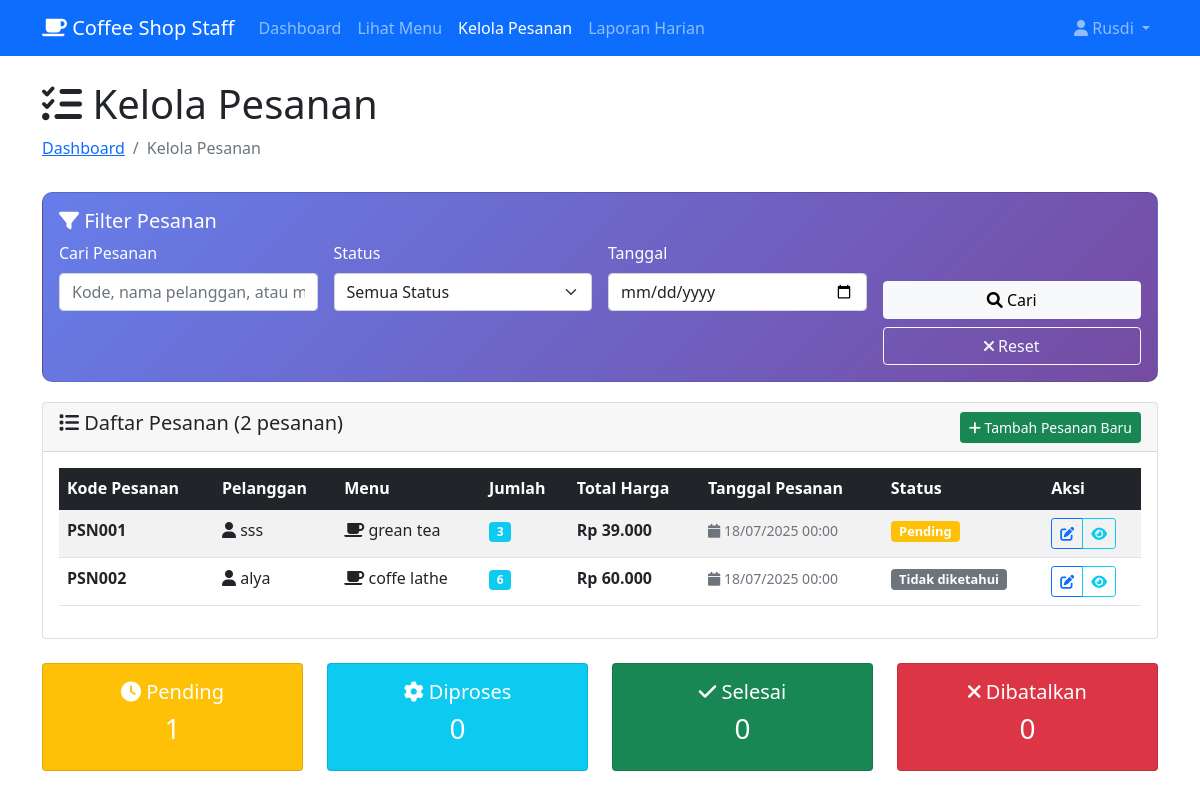
/karyawan/detail_pesanan.php (signed in), run on an earlier commit of the app's database.
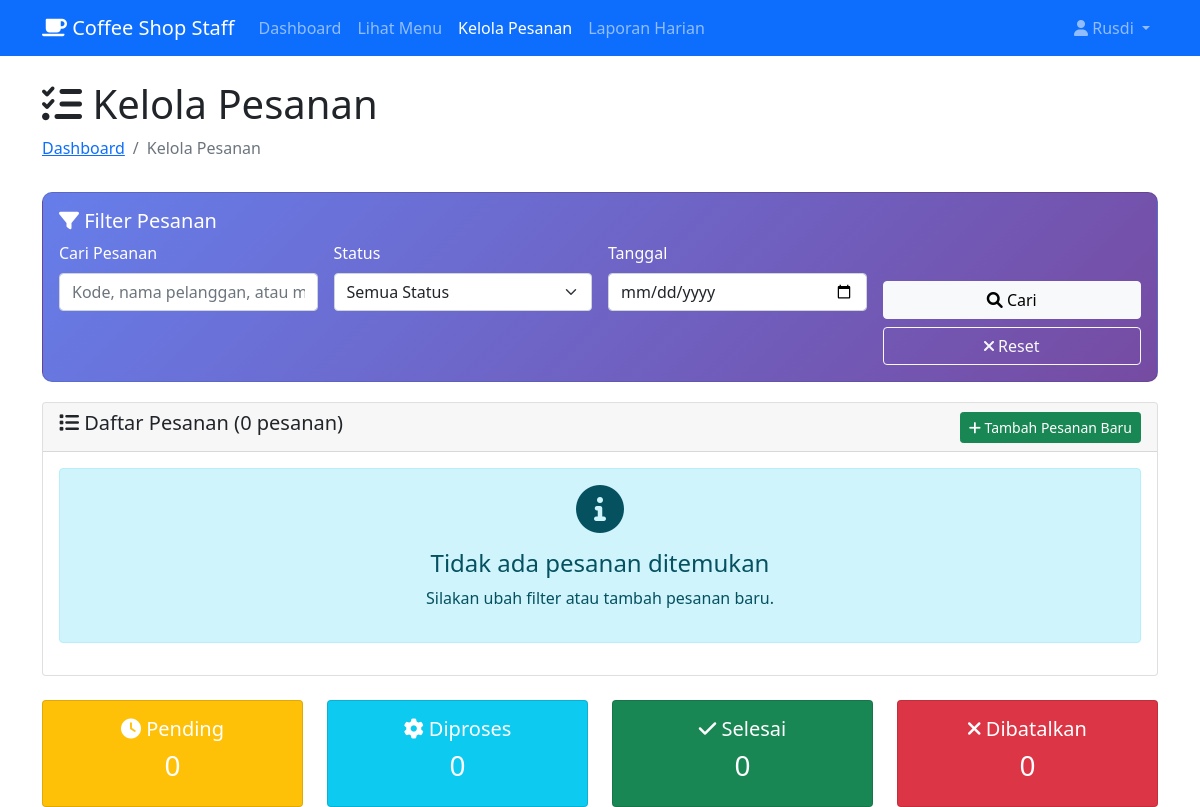
And on a later commit of the database.
### tables this page shows
CREATE TABLE `pesanan` (
  `kode_pesanan` varchar(225) NOT NULL,
  `nama_pelanggan` varchar(100) NOT NULL,
  `kode_menu` varchar(255) NOT NULL,
  `total_harga` decimal(10,2) NOT NULL,
  `tgl_pesanan` datetime DEFAULT NULL ON UPDATE CURRENT_TIMESTAMP,
  `jumlah` int NOT NULL,
  `status_pesanan` varchar(50) DEFAULT NULL
);

CREATE TABLE `menu` (
  `kode_menu` varchar(20) NOT NULL,
  `nama_menu` varchar(100) NOT NULL,
  `kategori` enum('Coffe','Non Coffe') NOT NULL,
  `harga` int NOT NULL,
  `status` enum('available','unavailable','discontinued') DEFAULT 'available',
  `created_at` timestamp NULL DEFAULT CURRENT_TIMESTAMP,
  `stok` int NOT NULL DEFAULT '0'
);

### karyawan/detail_pesanan.php (the view, shortened to what this page needs)
<?php
$database = new Database();
$db = $database->getConnection();
$date_filter = $_GET['date'] ?? '';
$search = isset($_GET['search']) ? trim($_GET['search']) : '';
$query = "SELECT p.*, m.nama_menu
          FROM pesanan p
          LEFT JOIN menu m ON p.kode_menu = m.kode_menu
          WHERE 1=1";
$params = [];
$query .= " ORDER BY p.tgl_pesanan DESC";
$stmt = $db->prepare($query);
$stmt->execute($params);
$orders = $stmt->fetchAll(PDO::FETCH_ASSOC);
$status_options = [
    'pending' => 'Pending',
    'proses' => 'Diproses',
    'selesai' => 'Selesai',
    'batal' => 'Dibatalkan'
];
?>
<!DOCTYPE html>
<html lang="id">
<head>
    <link href="https://cdn.jsdelivr.net/npm/bootstrap@5.1.3/dist/css/bootstrap.min.css" rel="stylesheet" />
    <link href="https://cdnjs.cloudflare.com/ajax/libs/font-awesome/6.0.0/css/all.min.css" rel="stylesheet" />
</head>
<body>
    <nav class="navbar navbar-expand-lg navbar-dark bg-primary">
        <div class="container">
            <a class="navbar-brand" href="dashboard.php">
                <i class="fas fa-coffee"></i> Coffee Shop Staff
            </a>
            <div class="collapse navbar-collapse" id="navbarNav">
                <ul class="navbar-nav me-auto">
                    <li class="nav-item"><a class="nav-link" href="dashboard.php">Dashboard</a></li>
                    <li class="nav-item"><a class="nav-link" href="view_menu.php">Lihat Menu</a></li>
                    <li class="nav-item"><a class="nav-link active" href="pesan_minuman.php">Kelola Pesanan</a></li>
                    <li class="nav-item"><a class="nav-link" href="laporan_harian.php">Laporan Harian</a></li>
                </ul>
                <ul class="navbar-nav">
                    <li class="nav-item dropdown">
                        <a class="nav-link dropdown-toggle" href="#" id="navbarDropdown" role="button"
                           data-bs-toggle="dropdown">
                            <i class="fas fa-user"></i> <?php echo htmlspecialchars($_SESSION['staff_nama'] ?? 'Staff'); ?>
                        </a>
                    </li>
                </ul>
            </div>
        </div>
    </nav>
    <div class="container mt-4">
        <div class="row mb-3">
            <div class="col-md-12">
                <h1><i class="fas fa-tasks"></i> Kelola Pesanan</h1>
                <nav aria-label="breadcrumb">
                    <ol class="breadcrumb">
                        <li class="breadcrumb-item"><a href="dashboard.php">Dashboard</a></li>
                        <li class="breadcrumb-item active" aria-current="page">Kelola Pesanan</li>
                    </ol>
                </nav>
            </div>
        </div>
        <div class="card filter-card">
            <div class="card-body">
                <h5><i class="fas fa-filter"></i> Filter Pesanan</h5>
                <form method="GET" class="row g-3">
                    <div class="col-md-3">
                        <label class="form-label">Cari Pesanan</label>
                        <input type="text" class="form-control" name="search"
                               placeholder="Kode, nama pelanggan, atau menu..."
                               value="<?php echo htmlspecialchars($search); ?>">
                    </div>
                    <div class="col-md-3">
                        <label class="form-label">Status</label>
                        <select class="form-select" name="status">
                            <option value="">Semua Status</option>
                        </select>
                    </div>
                    <div class="col-md-3">
                        <label class="form-label">Tanggal</label>
                        <input type="date" class="form-control" name="date"
                               value="<?php echo htmlspecialchars($date_filter); ?>">
                    </div>
                    <div class="col-md-3 d-grid gap-2">
                        <label class="form-label">&nbsp;</label>
                        <button type="submit" class="btn btn-light">
                            <i class="fas fa-search"></i> Cari
                        </button>
                        <a href="handle_orders.php" class="btn btn-outline-light">
                            <i class="fas fa-times"></i> Reset
                        </a>
                    </div>
                </form>
            </div>
        </div>
        <div class="card mb-4">
            <div class="card-header d-flex justify-content-between align-items-center">
                <h5><i class="fas fa-list"></i> Daftar Pesanan (<?php echo count($orders); ?> pesanan)</h5>
                <a href="pesan_minuman.php" class="btn btn-success btn-sm">
                    <i class="fas fa-plus"></i> Tambah Pesanan Baru
                </a>
            </div>
            <div class="card-body">
                <?php if (empty($orders)): ?>
                    <div class="alert alert-info text-center">
                        <i class="fas fa-info-circle fa-3x mb-3"></i>
                        <h4>Tidak ada pesanan ditemukan</h4>
                        <p>Silakan ubah filter atau tambah pesanan baru.</p>
                    </div>
                <?php else: ?>
                    <div class="table-responsive">
                        <table class="table table-striped table-hover">
                            <thead class="table-dark">
                            <tr>
                                <th>Kode Pesanan</th>
                                <th>Pelanggan</th>
                                <th>Menu</th>
                                <th>Jumlah</th>
                                <th>Total Harga</th>
                                <th>Tanggal Pesanan</th>
                                <th>Status</th>
                                <th>Aksi</th>
                            </tr>
                            </thead>
                            <tbody>
                            <?php foreach ($orders as $order): ?>
                                <?php
                                $kode = isset($order['kode_pesanan']) ? $order['kode_pesanan'] : '';
                                $pelanggan = isset($order['nama_pelanggan']) ? $order['nama_pelanggan'] : '';
                                $menu = isset($order['nama_menu']) ? $order['nama_menu'] : '';
                                $jumlah = isset($order['jumlah']) ? (int)$order['jumlah'] : 0;
                                $total_harga = isset($order['total_harga']) ? (int)$order['total_harga'] : 0;
                                $tgl_pesanan_raw = isset($order['tgl_pesanan']) ? $order['tgl_pesanan'] : '';
                                $tgl_pesanan = $tgl_pesanan_raw ? date('d/m/Y H:i', strtotime($tgl_pesanan_raw)) : '';
                                $status_pesanan = isset($order['status_pesanan']) ? $order['status_pesanan'] : '';
                                $status_class = 'secondary';
                                switch ($status_pesanan) {
                                    case 'pending': $status_class = 'warning'; break;
                                }
                                $status_label = $status_options[$status_pesanan] ?? 'Tidak diketahui';
                                ?>
                                <tr>
                                    <td><strong><?php echo htmlspecialchars($kode); ?></strong></td>
                                    <td><i class="fas fa-user"></i> <?php echo htmlspecialchars($pelanggan); ?></td>
                                    <td><i class="fas fa-coffee"></i> <?php echo htmlspecialchars($menu); ?></td>
                                    <td><span class="badge bg-info"><?php echo number_format($jumlah); ?></span></td>
                                    <td><strong>Rp <?php echo number_format($total_harga, 0, ',', '.'); ?></strong></td>
                                    <td><small class="text-muted"><i class="fas fa-calendar"></i> <?php echo htmlspecialchars($tgl_pesanan); ?></small></td>
                                    <td><span class="badge bg-<?php echo $status_class; ?> status-badge"><?php echo htmlspecialchars($status_label); ?></span></td>
                                    <td>
                                        <div class="btn-group" role="group">
                                            <button type="button" class="btn btn-sm btn-outline-primary"
                                                    data-bs-toggle="modal" data-bs-target="#updateStatusModal"
                                                    onclick="setUpdateModal('<?php echo addslashes($kode); ?>', '<?php echo addslashes($status_pesanan); ?>')">
                                                <i class="fas fa-edit"></i>
                                            </button>
                                            <button type="button" class="btn btn-sm btn-outline-info" data-bs-toggle="modal"
                                                    data-bs-target="#detailModal"
                                                    onclick="showDetail('<?php echo addslashes($kode); ?>', '<?php echo addslashes(htmlspecialchars($pelanggan)); ?>', '<?php echo addslashes(htmlspecialchars($menu)); ?>', '<?php echo addslashes($jumlah); ?>', '<?php echo addslashes($total_harga); ?>', '<?php echo addslashes($tgl_pesanan); ?>', '<?php echo addslashes(htmlspecialchars($status_label)); ?>')">
                                                <i class="fas fa-eye"></i>
                                            </button>
                                        </div>
                                    </td>
                                </tr>
                            <?php endforeach; ?>
                            </tbody>
                        </table>
                    </div>
                <?php endif; ?>
            </div>
        </div>
        <div class="row mt-4">
            <?php
            $stats = [
                'pending' => 0,
                'proses' => 0,
                'selesai' => 0,
                'batal' => 0
            ];
            foreach ($orders as $o) {
                $st = $o['status_pesanan'] ?? '';
                if (isset($stats[$st])) {
                    $stats[$st]++;
                }
            }
            ?>
            <div class="col-md-3">
                <div class="card text-center bg-warning text-white">
                    <div class="card-body">
                        <h5><i class="fas fa-clock"></i> Pending</h5>
                        <h3><?php echo $stats['pending']; ?></h3>
                    </div>
                </div>
            </div>
            <div class="col-md-3">
                <div class="card text-center bg-info text-white">
                    <div class="card-body">
                        <h5><i class="fas fa-cog"></i> Diproses</h5>
                        <h3><?php echo $stats['proses']; ?></h3>
                    </div>
                </div>
            </div>
            <div class="col-md-3">
                <div class="card text-center bg-success text-white">
                    <div class="card-body">
                        <h5><i class="fas fa-check"></i> Selesai</h5>
                        <h3><?php echo $stats['selesai']; ?></h3>
                    </div>
                </div>
            </div>
            <div class="col-md-3">
                <div class="card text-center bg-danger text-white">
                    <div class="card-body">
                        <h5><i class="fas fa-times"></i> Dibatalkan</h5>
                        <h3><?php echo $stats['batal']; ?></h3>
                    </div>
                </div>
            </div>
        </div>
    </div>
</body>
</html>

### karyawan/detail_pesanan.php (style rules this page uses)
.filter-card { background: linear-gradient(135deg, #667eea 0%, #764ba2 100%); color: white; border-radius: 10px; margin-bottom: 20px; }
.status-badge { font-size: 0.8em; }

What changed in the data, as far as the page shows it:
removed pesanan: kode_pesanan "PSN001", nama_pelanggan "sss", kode_menu.nama_menu "grean tea", jumlah "3", total_harga "39.000", tgl_pesanan "18/07/2025 00:00", status_pesanan "Pending"
removed pesanan: kode_pesanan "PSN002", nama_pelanggan "alya", kode_menu.nama_menu "coffe lathe", jumlah "6", total_harga "60.000", tgl_pesanan "18/07/2025 00:00", status_pesanan "Tidak diketahui"
Also different on the page:
count($orders): "2" → "0"
$stats['pending']: "1" → "0"
text no longer shown: "Kode Pesanan Pelanggan Menu Jumlah Total Harga Tanggal Pesanan Status Aksi"
text now shown: "Tidak ada pesanan ditemukan Silakan ubah filter atau tambah pesanan baru."
